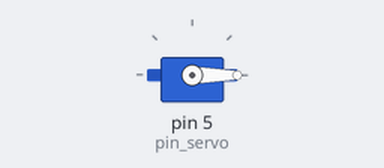
The sketch below on a simulated Arduino Uno, built with avr-gcc and run on an emulated ATmega328P. Shown: servo.

Above: at 0.05 s.
At 0.75 s:
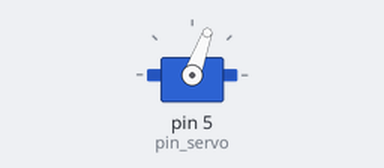
At 1.45 s:
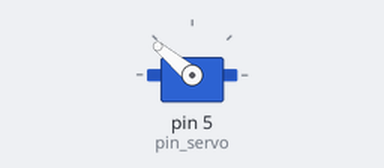
At 2.9 s:
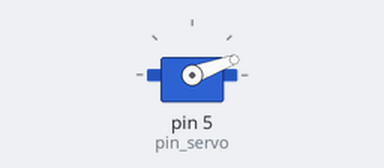
Timing chart, 0 to 6.9 s (numbered marks = the images above):
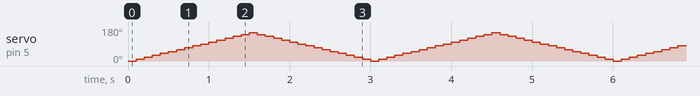

The sketch:

Part2.ino
```cpp
// C++ code
//
#include <Servo.h>
const int pin_servo = 5;
Servo servo5;
bool flip = false;
int counter = 0;
void setup() {
	pinMode(pin_servo, OUTPUT);
  	servo5.attach(pin_servo);
}

void loop() {
	servo5.write(counter);
    counter += (flip?-1:1) * 10;
  	if(counter == 150) {flip = true;}
  	if(counter == 0) {flip = false;}
	delay(100);
}
```
